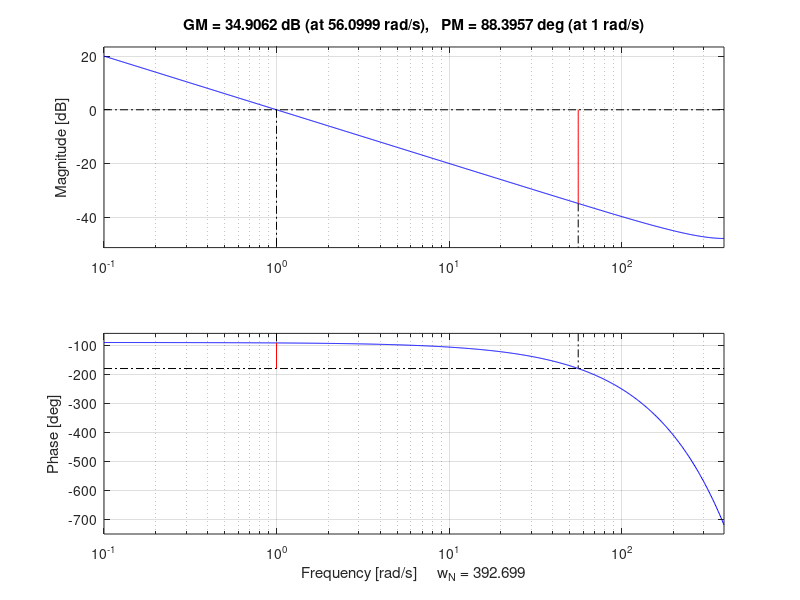

MATLAB code to generate this figure:
clc;
clear all;

T = 0.008; % 8 ms

dPlant = c2d(tf([1],[1 0]),T)


delay = tf(1,[1 0 0 0],T)


dPlantDelay = dPlant*delay

%Husk: vi har et delay på 3 - OG en integrator på 1 = z^4
margin(dPlantDelay)

%%
%This plot should only by used for display. Actual use should be scaled.
%See trackDelayNetwork/matlab.m for use


%Below is commented out, so it wont display a image when the script is
%called from another file.

%figure()
%dstep(dPlantDelay,0.2)
%title('Step response of simple model')





